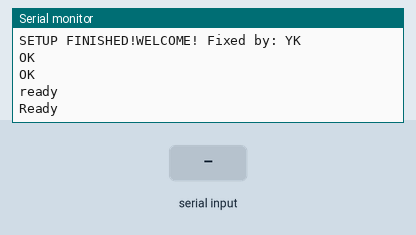
This sketch was run on a simulated Arduino Uno, built with avr-gcc and run on an emulated ATmega328P. On the bench: the last lines printed to the serial monitor. The test bench sets the inputs (shaded band). The modem accepts every AT command (registered, SIM ready, sends succeed) and sends nothing else.

Above: at 2.2 s.
2.3 s: "1\n" received over Serial
At 3.3 s:
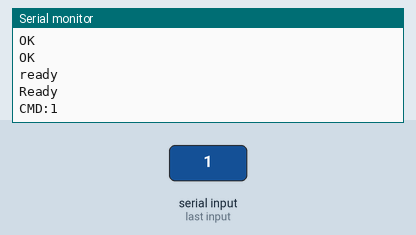
3.8 s: "1\n" received over the second serial link
At 4.4 s:
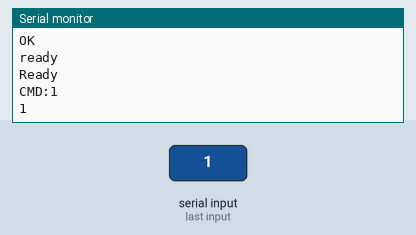
5.3 s: "0\n" received over Serial
At 6.5 s:
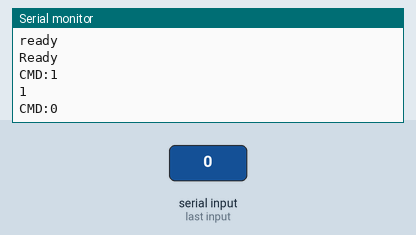
6.8 s: "0\n" received over the second serial link
At 7.9 s:
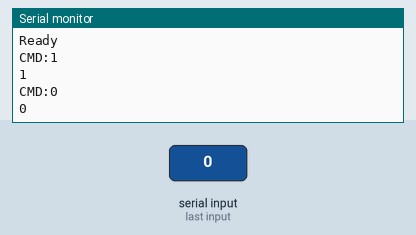

Measured:
- after the input at 2.3 s, the serial monitor: prints a new line at once (image 1)
- after the input at 3.8 s, the serial monitor: prints a new line at once (image 2)
- after the input at 5.3 s, the serial monitor: prints a new line at once (image 3)
- after the input at 6.8 s, the serial monitor: prints a new line at once (image 4)

The sketch:

test1.ino
```cpp
/**
 * 该文件用来修改Wifi模块的波特率等
 * 修改波特率指令: AT+UART_DEF=57600,8,1,0,0
 *
 * 下面define修改为当前波特率(默认115200,常用9600)
 */
#define SerialUrt 57600

/****************** WIFI ******************************/
#include <SoftwareSerial.h>
SoftwareSerial mySerial(2, 3);  // 对于Core必须使用软串口进行WIFI模块通信
#define esp8266Serial mySerial   // 定义WIFI模块通信串口

char serialbuffer[1000];  //url储存
String dataToSend;  //AT指令储存
String startcommand;
String sendcommand;
String dataToRead=""; //指令读取
/****************** WIFI done**************************/

void setup()
{
  Serial.begin(115200);//rial debug
  esp8266Serial.begin(SerialUrt);//connection to ESP8266
  esp8266Init();
}

void loop()
{
  if(Serial.available() > 0){
    dataToSend = Serial.readStringUntil('\n');
    Serial.println("CMD:"+dataToSend);
    esp8266Serial.println(dataToSend);
    dataToSend = "";
  }

  if(esp8266Serial.available() > 0) {
    dataToRead = esp8266Serial.readStringUntil('\n');
    Serial.println(dataToRead);
    dataToRead = "";
  }
}

void esp8266Init() {
  esp8266Serial.println("AT");
  delay(500);
  esp8266Serial.println("AT+RST");
  delay(500);
  Serial.println("SETUP FINISHED!WELCOME! Fixed by: YK");
}
```
